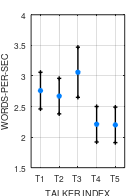
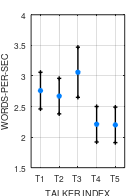
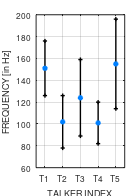
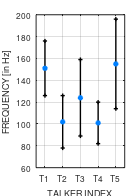

MATLAB code for these plots, in order:

close all;

spkIDs = [374, 2843, 5456, 7447, 7505];

mu_WR = [2.76, 2.67, 3.06, 2.21, 2.2];
std_WR = [0.30, 0.29, 0.41, 0.29, 0.29];

mu_f0 = [151 102 124 101 155];
std_f0 = [25 24 35 19 41];


% ----- make plots
FS = 'fontsize'; MS = 'markersize'; LW = 'linewidth'; JL = 'jumpline';
FSval = 6; 
LWval = 1;
MSval = 4;

figure;
for i = 1:5
plot([i,i], [mu_WR(i)-std_WR(i) mu_WR(i)+std_WR(i)],'-+','color','k',LW,LWval,MS,MSval-1,'MarkerFaceColor',[1 .6 .6]);
hold on;
plot(i,mu_WR(i),'o','color',[0 0.5 1],LW,LWval,MS,MSval-1,'MarkerFaceColor',[0 0.5 1]);
end
grid on;
xlabel('TALKER INDEX')
ylabel('WORDS-PER-SEC')
xticks(1:1:5)
xticklabels({'T1','T2','T3','T4','T5'});
xlim([0.5 5.5]);
set(gca,FS,FSval,'box','on');
set(gcf, 'PaperUnits', 'centimeters');
set(gcf, 'PaperPosition', [0 0 3.5 5]); %x_width=10cm y_width=15cm        

if 1
    fig_file = ['figures/talker_word_rate'];
    saveas(gcf,[fig_file '.fig']);
    print([fig_file '.eps'],'-depsc');%,'-r300');
end

figure;
for i = 1:5
plot([i,i],[mu_f0(i)-std_f0(i) mu_f0(i)+std_f0(i)],'-+','color','k',LW,LWval,MS,MSval-1,'MarkerFaceColor',[1 .6 .6]);
hold on;
plot(i,mu_f0(i),'o','color',[0 0.5 1],LW,LWval,MS,MSval-1,'MarkerFaceColor',[0 0.5 1]);
end
grid on;
xlabel('TALKER INDEX')
ylabel('FREQUENCY [in Hz]')
xticks(1:1:5)
xticklabels({'T1','T2','T3','T4','T5'});
xlim([0.5 5.5]);
set(gca,FS,FSval,'box','on');
set(gcf, 'PaperUnits', 'centimeters');
set(gcf, 'PaperPosition', [0 0 3.5 5]); %x_width=10cm y_width=15cm        

if 1
    fig_file = ['figures/talker_f0'];
    saveas(gcf,[fig_file '.fig']);
    print([fig_file '.eps'],'-depsc');%,'-r300');
end
